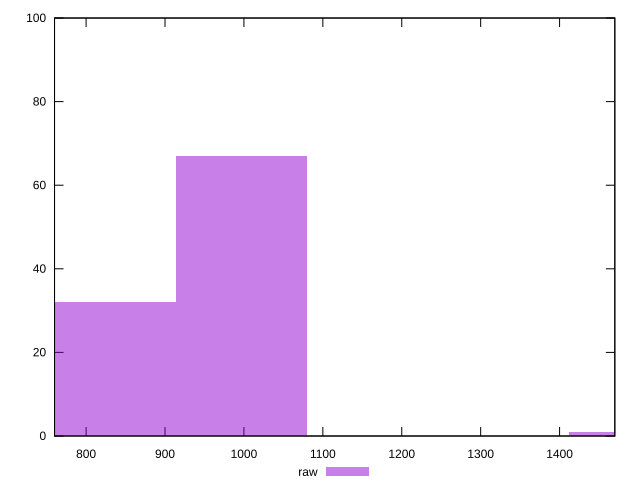

This figure's gnuplot source:
reset

$raw <<EOF
1494.969797663547 1
830.5387764797484 32
996.6465317756981 67
EOF

set key outside below
set boxwidth 166.1077552959497
set xrange [760:1470]
set yrange [0:100]
set trange [0:100]
set style fill transparent solid 0.5 noborder
set terminal svg size 640, 490 enhanced background rgb 'white'
set output "reports/report_00032_2021-02-25T10-28-15.087Z/uses-http2/samples/card/raw/histogram.svg"

plot $raw title "raw" with boxes

reset
